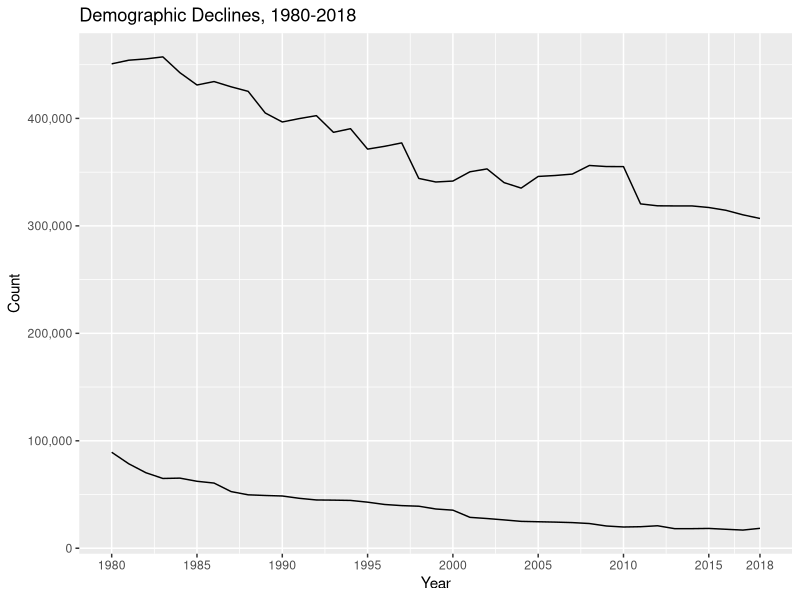
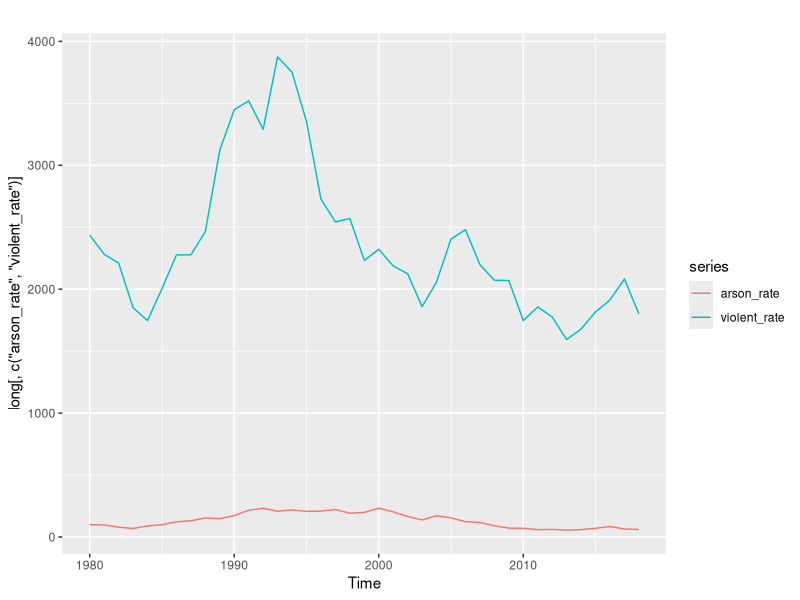
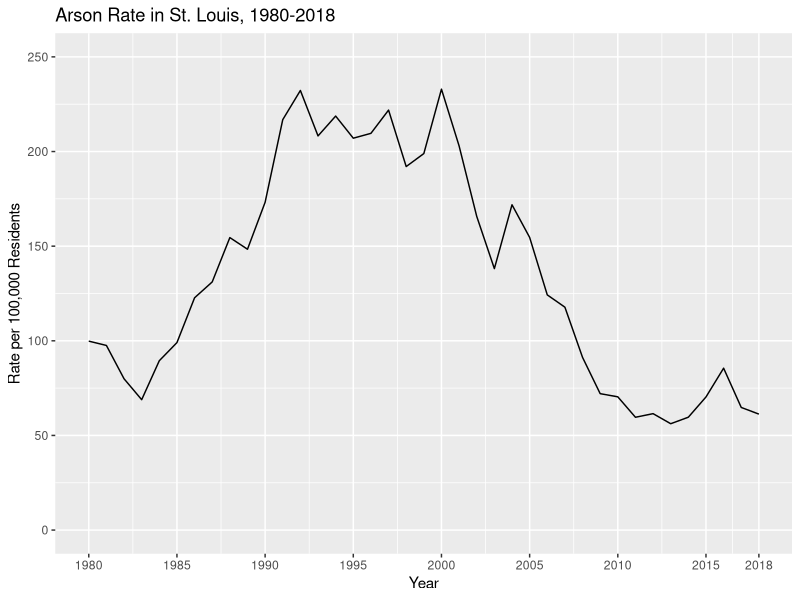

R code for these plots, in order:
## ---- chunk 1
# time series
library(forecast)
library(ggfortify)

# tidyverse
library(ggplot2)
library(readr)

# other packages
library(here)
library(scales)
## ---- chunk 2
long <- read_csv(here("data", "analysis", "longitudinal_analysis.csv"))
## ---- chunk 3
ggplot(long, mapping = aes(x = year, y = arson_rate)) +
  geom_line() +
  scale_x_continuous(breaks = c(1980, 1985, 1990, 1995, 2000, 2005, 2010, 2015, 2018)) +
  scale_y_continuous(limits = c(0, 250)) +
  labs(
    title = "Arson Rate in St. Louis, 1980-2018",
    x = "Year",
    y = "Rate per 100,000 Residents"
  ) -> plot

ggsave(filename = here("results", "rate.png"), width = 7, height = 4, units = "in", dpi = 500)
## ---- chunk 4
ggplot(long) +
  geom_line(mapping = aes(x = year, y = pop)) +
  geom_line(mapping = aes(x = year, y = manu_jobs)) + 
  scale_x_continuous(breaks = c(1980, 1985, 1990, 1995, 2000, 2005, 2010, 2015, 2018)) +
  scale_y_continuous(labels = comma) +
  labs(
    title = "Demographic Declines, 1980-2018",
    x = "Year",
    y = "Count"
  )
## ---- chunk 5
long <- ts(long, start = 1980, end = 2018, frequency = 1)
## ---- chunk 6
autoplot(long[,c("arson_rate", "violent_rate")])
## ---- chunk 7
m1 <- tslm(arson_rate ~ violent_rate, data = long)

summary(m1)
